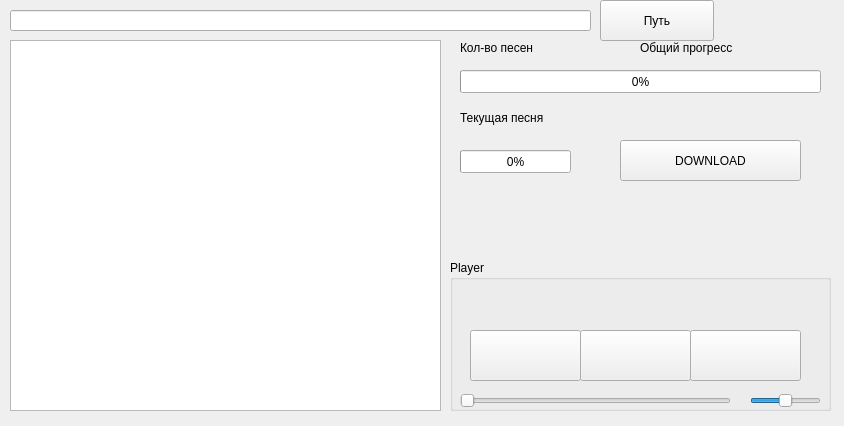
<?xml version="1.0" encoding="UTF-8"?>
<ui version="4.0">
 <class>MusicView</class>
 <widget class="QWidget" name="MusicView">
  <property name="geometry">
   <rect>
    <x>0</x>
    <y>0</y>
    <width>844</width>
    <height>426</height>
   </rect>
  </property>
  <property name="sizePolicy">
   <sizepolicy hsizetype="Fixed" vsizetype="Fixed">
    <horstretch>0</horstretch>
    <verstretch>0</verstretch>
   </sizepolicy>
  </property>
  <property name="minimumSize">
   <size>
    <width>844</width>
    <height>426</height>
   </size>
  </property>
  <property name="maximumSize">
   <size>
    <width>844</width>
    <height>426</height>
   </size>
  </property>
  <property name="windowTitle">
   <string>vkDownloader</string>
  </property>
  <widget class="QListWidget" name="listWidget">
   <property name="geometry">
    <rect>
     <x>10</x>
     <y>40</y>
     <width>431</width>
     <height>371</height>
    </rect>
   </property>
   <property name="selectionMode">
    <enum>QAbstractItemView::ExtendedSelection</enum>
   </property>
   <property name="textElideMode">
    <enum>Qt::ElideLeft</enum>
   </property>
   <property name="isWrapping" stdset="0">
    <bool>false</bool>
   </property>
   <property name="layoutMode">
    <enum>QListView::SinglePass</enum>
   </property>
   <property name="modelColumn">
    <number>0</number>
   </property>
  </widget>
  <widget class="QPushButton" name="setPath">
   <property name="geometry">
    <rect>
     <x>600</x>
     <y>0</y>
     <width>114</width>
     <height>41</height>
    </rect>
   </property>
   <property name="text">
    <string>Путь</string>
   </property>
  </widget>
  <widget class="QLineEdit" name="lineEdit">
   <property name="geometry">
    <rect>
     <x>10</x>
     <y>10</y>
     <width>581</width>
     <height>21</height>
    </rect>
   </property>
  </widget>
  <widget class="QLabel" name="label">
   <property name="geometry">
    <rect>
     <x>460</x>
     <y>40</y>
     <width>91</width>
     <height>16</height>
    </rect>
   </property>
   <property name="text">
    <string>Кол-во песен</string>
   </property>
  </widget>
  <widget class="QLabel" name="countSongs">
   <property name="geometry">
    <rect>
     <x>560</x>
     <y>40</y>
     <width>61</width>
     <height>16</height>
    </rect>
   </property>
   <property name="text">
    <string/>
   </property>
  </widget>
  <widget class="QProgressBar" name="allProgress">
   <property name="geometry">
    <rect>
     <x>460</x>
     <y>70</y>
     <width>361</width>
     <height>23</height>
    </rect>
   </property>
   <property name="value">
    <number>0</number>
   </property>
  </widget>
  <widget class="QLabel" name="label_2">
   <property name="geometry">
    <rect>
     <x>640</x>
     <y>40</y>
     <width>121</width>
     <height>16</height>
    </rect>
   </property>
   <property name="text">
    <string>Общий прогресс</string>
   </property>
  </widget>
  <widget class="QProgressBar" name="curProgBar">
   <property name="geometry">
    <rect>
     <x>460</x>
     <y>150</y>
     <width>111</width>
     <height>23</height>
    </rect>
   </property>
   <property name="value">
    <number>0</number>
   </property>
  </widget>
  <widget class="QLabel" name="label_3">
   <property name="geometry">
    <rect>
     <x>460</x>
     <y>110</y>
     <width>121</width>
     <height>16</height>
    </rect>
   </property>
   <property name="text">
    <string>Текущая песня</string>
   </property>
  </widget>
  <widget class="QLabel" name="current">
   <property name="geometry">
    <rect>
     <x>760</x>
     <y>40</y>
     <width>71</width>
     <height>16</height>
    </rect>
   </property>
   <property name="text">
    <string/>
   </property>
  </widget>
  <widget class="QLabel" name="currentSong">
   <property name="geometry">
    <rect>
     <x>620</x>
     <y>100</y>
     <width>191</width>
     <height>31</height>
    </rect>
   </property>
   <property name="autoFillBackground">
    <bool>true</bool>
   </property>
   <property name="text">
    <string/>
   </property>
   <property name="textFormat">
    <enum>Qt::PlainText</enum>
   </property>
   <property name="scaledContents">
    <bool>false</bool>
   </property>
   <property name="wordWrap">
    <bool>true</bool>
   </property>
   <property name="textInteractionFlags">
    <set>Qt::NoTextInteraction</set>
   </property>
  </widget>
  <widget class="QPushButton" name="downButton">
   <property name="geometry">
    <rect>
     <x>620</x>
     <y>140</y>
     <width>181</width>
     <height>41</height>
    </rect>
   </property>
   <property name="text">
    <string>DOWNLOAD</string>
   </property>
  </widget>
  <widget class="QLabel" name="currentSongSpeed">
   <property name="geometry">
    <rect>
     <x>460</x>
     <y>150</y>
     <width>101</width>
     <height>16</height>
    </rect>
   </property>
   <property name="font">
    <font>
     <family>Helvetica</family>
    </font>
   </property>
   <property name="text">
    <string/>
   </property>
   <property name="alignment">
    <set>Qt::AlignCenter</set>
   </property>
   <property name="wordWrap">
    <bool>false</bool>
   </property>
  </widget>
  <widget class="QGroupBox" name="groupBox">
   <property name="geometry">
    <rect>
     <x>450</x>
     <y>260</y>
     <width>381</width>
     <height>151</height>
    </rect>
   </property>
   <property name="title">
    <string>Player</string>
   </property>
   <widget class="QSlider" name="curPlayer">
    <property name="geometry">
     <rect>
      <x>10</x>
      <y>130</y>
      <width>271</width>
      <height>21</height>
     </rect>
    </property>
    <property name="value">
     <number>0</number>
    </property>
    <property name="sliderPosition">
     <number>0</number>
    </property>
    <property name="orientation">
     <enum>Qt::Horizontal</enum>
    </property>
   </widget>
   <widget class="QPushButton" name="previous">
    <property name="geometry">
     <rect>
      <x>20</x>
      <y>70</y>
      <width>111</width>
      <height>51</height>
     </rect>
    </property>
    <property name="text">
     <string/>
    </property>
    <property name="icon">
     <iconset>
      <normalon>:/new/prefix1/1400113331_icon-ios7-arrow-back.png</normalon>
     </iconset>
    </property>
    <property name="iconSize">
     <size>
      <width>48</width>
      <height>48</height>
     </size>
    </property>
    <property name="autoDefault">
     <bool>false</bool>
    </property>
    <property name="default">
     <bool>false</bool>
    </property>
    <property name="flat">
     <bool>false</bool>
    </property>
   </widget>
   <widget class="QPushButton" name="play_pause">
    <property name="geometry">
     <rect>
      <x>130</x>
      <y>70</y>
      <width>111</width>
      <height>51</height>
     </rect>
    </property>
    <property name="text">
     <string/>
    </property>
    <property name="icon">
     <iconset>
      <normaloff>../../../../Downloads/1400113310_icon-play.png</normaloff>
      <normalon>:/new/prefix1/1400113310_icon-play.png</normalon>../../../../Downloads/1400113310_icon-play.png</iconset>
    </property>
    <property name="iconSize">
     <size>
      <width>40</width>
      <height>45</height>
     </size>
    </property>
    <property name="autoDefault">
     <bool>false</bool>
    </property>
    <property name="default">
     <bool>false</bool>
    </property>
    <property name="flat">
     <bool>false</bool>
    </property>
   </widget>
   <widget class="QPushButton" name="next">
    <property name="geometry">
     <rect>
      <x>240</x>
      <y>70</y>
      <width>111</width>
      <height>51</height>
     </rect>
    </property>
    <property name="text">
     <string/>
    </property>
    <property name="icon">
     <iconset>
      <normalon>:/new/prefix1/1400113324_icon-ios7-arrow-forward.svg</normalon>
     </iconset>
    </property>
    <property name="iconSize">
     <size>
      <width>48</width>
      <height>48</height>
     </size>
    </property>
    <property name="autoDefault">
     <bool>false</bool>
    </property>
    <property name="default">
     <bool>false</bool>
    </property>
    <property name="flat">
     <bool>false</bool>
    </property>
   </widget>
   <widget class="QSlider" name="horizontalSlider">
    <property name="geometry">
     <rect>
      <x>300</x>
      <y>130</y>
      <width>71</width>
      <height>22</height>
     </rect>
    </property>
    <property name="value">
     <number>50</number>
    </property>
    <property name="orientation">
     <enum>Qt::Horizontal</enum>
    </property>
   </widget>
   <widget class="QLabel" name="curSongTime">
    <property name="geometry">
     <rect>
      <x>90</x>
      <y>120</y>
      <width>121</width>
      <height>16</height>
     </rect>
    </property>
    <property name="text">
     <string/>
    </property>
   </widget>
   <widget class="QLabel" name="curPlaySong">
    <property name="geometry">
     <rect>
      <x>20</x>
      <y>20</y>
      <width>351</width>
      <height>31</height>
     </rect>
    </property>
    <property name="text">
     <string/>
    </property>
    <property name="textFormat">
     <enum>Qt::PlainText</enum>
    </property>
   </widget>
  </widget>
 </widget>
 <resources/>
 <connections/>
</ui>
